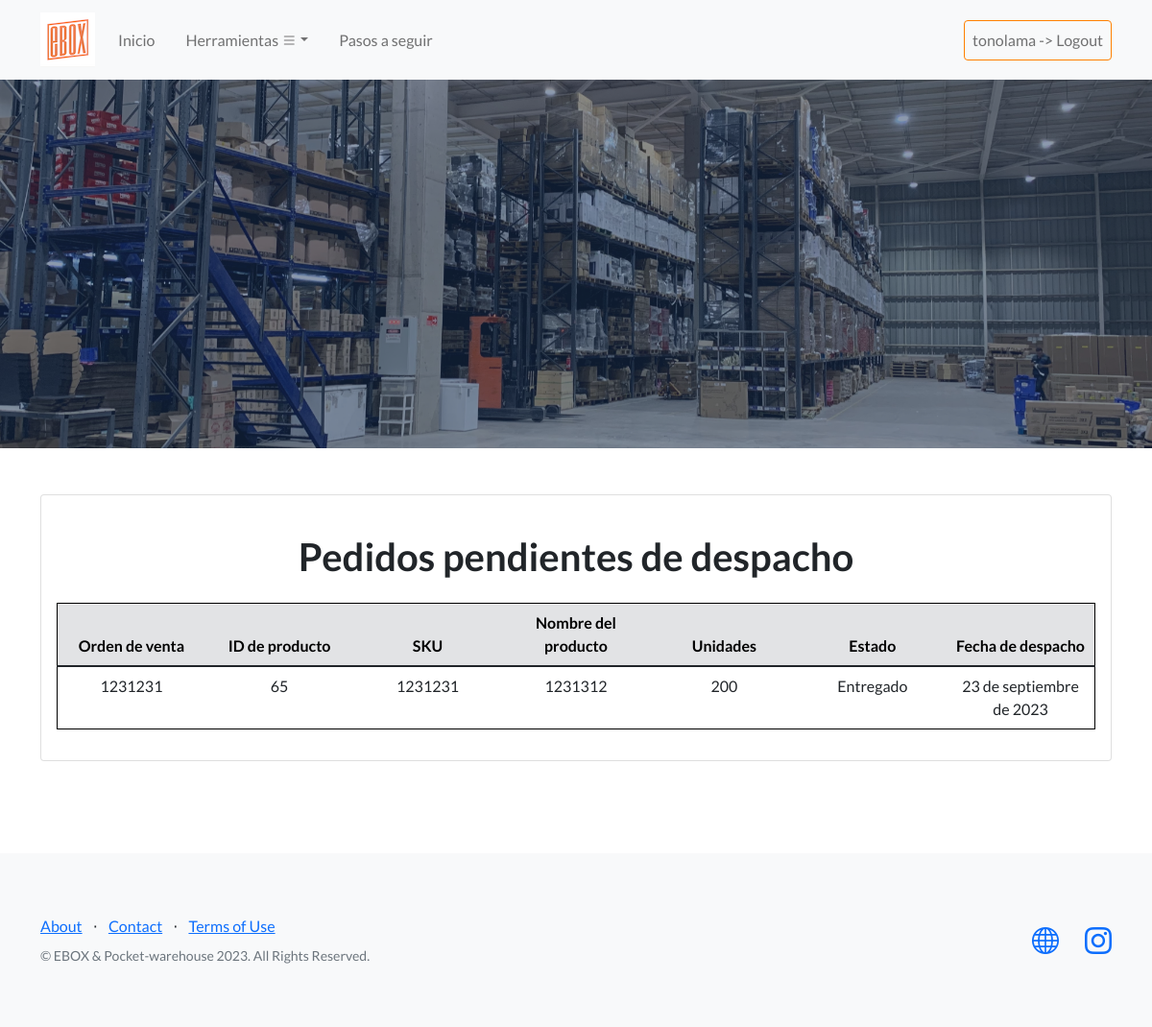
The app's page /eboxApp/despachos_pendientes/ (signed in), older data.
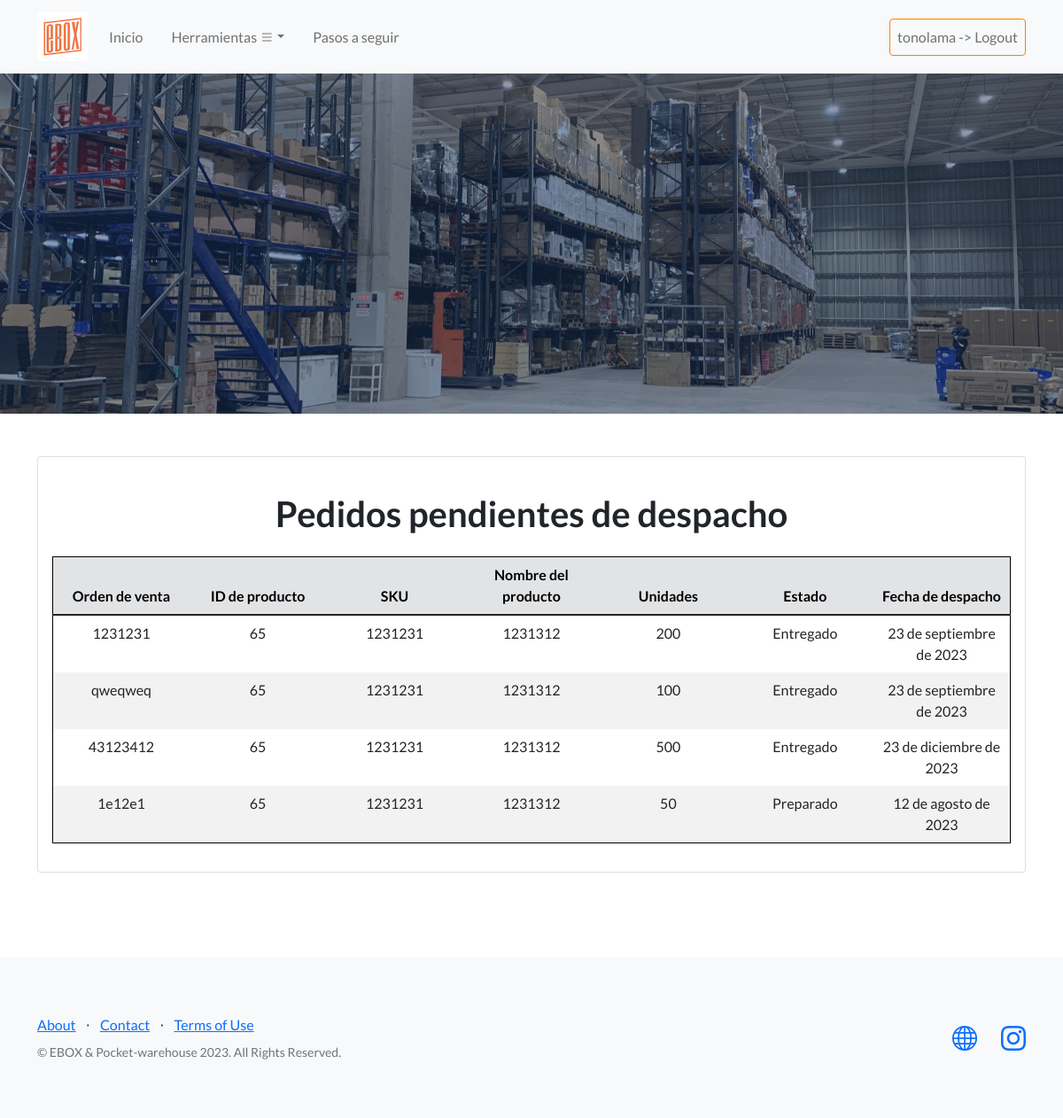
The same page, newer data.
### eboxApp/models.py (models this page shows, shortened)
class Salida(models.Model):
    sku_out = models.ForeignKey(Maestra, on_delete=models.CASCADE, null=True)
    unidades_out = models.IntegerField()
    orden_venta = models.CharField(max_length=100)
    fecha_despacho = models.DateField(null=True)
    estado = models.ForeignKey(Estados, on_delete=models.CASCADE, null=True)

class Maestra(models.Model):
    nombre_producto = models.CharField(max_length=300)
    numero_sku = models.CharField(max_length=300)
    categoria = models.CharField(max_length=300)

class Estados(models.Model):
    estado = models.CharField(max_length=300)

### eboxApp/views.py (the view)
# urls.py: path('despachos_pendientes/', views.despachos_pendientes, name='despachos_pendientes'),
@login_required
def despachos_pendientes(request):
    fecha_actual = date.today()
    pedidos_pendientes = Salida.objects.filter(fecha_despacho__gte=fecha_actual)
    return render(request, "eboxApp/despachos_pendientes.html", {"pedidos_pendientes": pedidos_pendientes})

### eboxApp/templates/eboxApp/despachos_pendientes.html (shortened to what this page needs)
{% extends "eboxApp/base.html" %}
    {% load static %}
{% block contenido_que_cambia %}
<div class="container my-5" id = "despachospendientes">
  <div class="card mt-4">
    <div class="card-body">
      <h1 class="text-center my-4">Pedidos pendientes de despacho</h1>
      <div class="row">
            {% if pedidos_pendientes %}
            <div class="col">
              <table class="table">
                <thead class="thead-light">
                  <tr class = "table-secondary">
                    <th>Orden de venta</th>
                    <th>ID de producto</th>
                    <th>SKU</th>
                    <th>Nombre del producto</th>
                    <th>Unidades</th>
                    <th>Estado</th>
                    <th>Fecha de despacho</th>
                  </tr>
                </thead>
                <tbody>
                  {% for pedido in pedidos_pendientes %}
                    <tr>
                      <td>{{ pedido.orden_venta }}</td>
                      <td>{{ pedido.sku_out.id }}</td>
                      <td>{{ pedido.sku_out.numero_sku }}</td>
                      <td>{{ pedido.sku_out.nombre_producto }}</td>
                      <td>{{ pedido.unidades_out }}</td>
                      <td>{{ pedido.estado.estado }}</td>
                      <td>{{ pedido.fecha_despacho }}</td>
                    </tr>
                  {% endfor %}
                </tbody>
              </table>
            {% else %}
              <p>No hay pedidos pendientes de despacho.</p>
            {% endif %}
      </div>
    </div>
  </div>
</div>
</div>
{% endblock %}

Row changes from the older to the newer data that the page shows:
added Salida: orden_venta "qweqweq", sku_out.id "65", sku_out.numero_sku "1231231", sku_out.nombre_producto "1231312", unidades_out "100", estado.estado "Entregado", fecha_despacho "23 de septiembre de 2023"
added Salida: orden_venta "43123412", sku_out.id "65", sku_out.numero_sku "1231231", sku_out.nombre_producto "1231312", unidades_out "500", estado.estado "Entregado", fecha_despacho "23 de diciembre de 2023"
added Salida: orden_venta "1e12e1", sku_out.id "65", sku_out.numero_sku "1231231", sku_out.nombre_producto "1231312", unidades_out "50", estado.estado "Preparado", fecha_despacho "12 de agosto de 2023"
